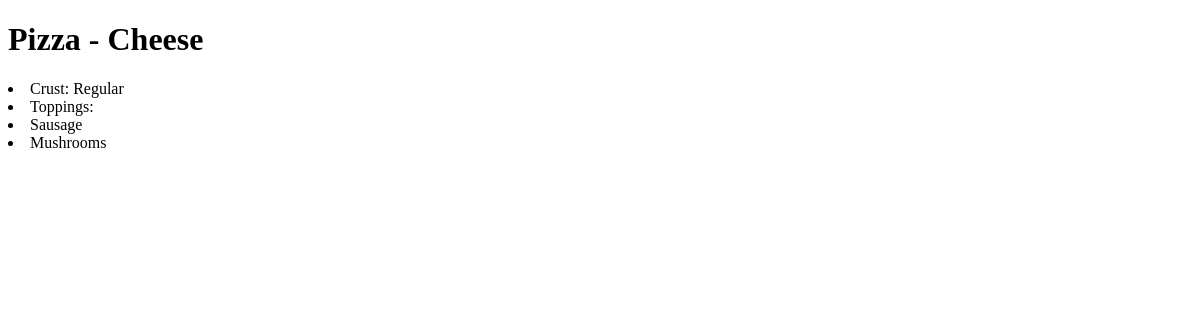
Before: /cart (signed in) with the older database file.
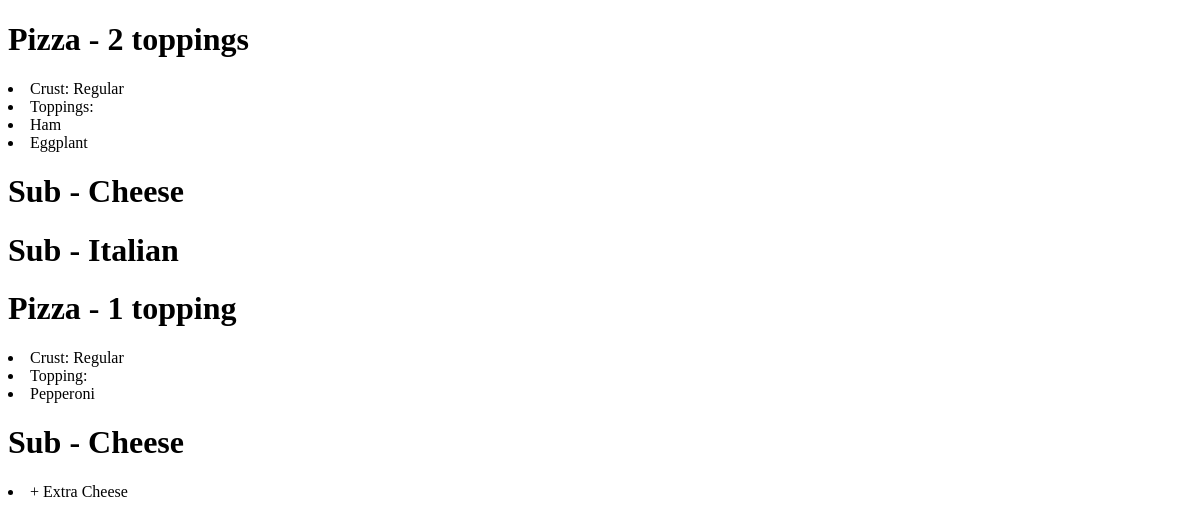
After: the same page with the newer database file.
### orders/models.py (models this page shows, shortened)
class CartItem(models.Model):
    user = models.ForeignKey(User, on_delete=models.CASCADE, related_name='cart')
    item = models.ForeignKey(Item, on_delete=models.CASCADE)
    quantity = models.IntegerField(default=1)
    toppings =models.ManyToManyField(Topping, blank=True, related_name='toppings') # For pizza
    extra = models.BooleanField(default=False) # For sub
    price = models.IntegerField(default=0)

class Item(models.Model):
    category = models.ForeignKey(Category, on_delete=models.CASCADE)
    name = models.CharField(max_length=64)
    S = 'Small'
    L = 'Large'
    SIZE_CHOICES = (
        (S, 'Small'),
        (L, 'Large')
    )
    size = models.CharField(max_length=8, choices=SIZE_CHOICES, blank=True)
    price = models.IntegerField(blank=True, default=0) # Blankable for Toppings

class Category(models.Model):
    PIZZA = 'Pizza'
    TOPPING = 'Topping'
    SUB = 'Sub'
    EXTRA = 'Extra'
    PASTA = 'Pasta'
    SALAD = 'Salad'
    DINNER = 'Dinner Platter'
    CATEGORY_CHOICES = (
        (PIZZA, 'Pizza'),
        (TOPPING, 'Topping'),
        (SUB, 'Sub menu'),
        (EXTRA, 'Extra'),
        (PASTA, 'Pasta'),
        (SALAD, 'Salad'),
        (DINNER, 'Dinner Platter')
    )
    name = models.CharField(max_length=16, choices=CATEGORY_CHOICES)
    class Meta:
        verbose_name = "Category"
        verbose_name_plural = "Categories"
    def __str__(self):
        return f"{self.name}"

class Pizza(Item):
    REGULAR = 'Regular'
    SICILIAN = 'Sicilian'
    CRUST_CHOICES = (
        (REGULAR, 'Regular'),
        (SICILIAN, 'Sicilian')
    )
    crust = models.CharField(max_length=8, choices=CRUST_CHOICES)
    max_toppings = models.IntegerField(default=0)

class Topping(Item):
    """Define toppings."""

### orders/views.py (the view)
# urls.py: path('cart', views.cart_list, name='cart'),
@login_required(login_url='/login')
def cart_list(request):
    cart_list = CartItem.objects.filter(user=request.user).all()
    context = {
        "cart_list": cart_list
    }
    return render(request, 'orders/cart.html', context)

### orders/templates/orders/cart.html
{% extends 'base_orders.html' %}
{% block body %}
{% if cart_list %}
<p>
    {% for cart_item in cart_list %}
        <h1>{{ cart_item.item.category }} - {{ cart_item.item.name }} {% if cart_item.item.size %}({{ cart_item.item.size }}){% endif %}</h1>
        {% if cart_item.item.category.name == 'Pizza' %}
            <li>Crust: {{ cart_item.item.pizza.crust }} </li>
            {% if cart_item.toppings.all|length >= 1 %}
                <li>Topping{{ cart_item.toppings.all|pluralize }}:
                {% for topping in cart_item.toppings.all %}
                    <li>{{ topping.name }}</li>
                {% endfor %}
                </li>
            {% endif %}
        {% elif cart_item.extra %}
            <li>+ Extra Cheese</li>
        {% endif %}
    {% endfor %}
</p>
{% else %}
    <div>No items in the cart.</div>
{% endif %}
{% endblock %}

Changed rows visible on the page:
removed CartItem: item.category "Pizza", item.name "Cheese", item.pizza.crust "Regular"
no longer on this page (row unchanged): Topping: name "Sausage", shown under "Pizza"
no longer on this page (row unchanged): Topping: name "Mushrooms", shown under "Pizza"
added CartItem: item.category "Pizza", item.name "2 toppings", item.pizza.crust "Regular"
now on this page (row unchanged): Topping: name "Ham", shown under "Pizza"
now on this page (row unchanged): Topping: name "Eggplant", shown under "Pizza"
added CartItem: item.category "Sub", item.name "Cheese"
added CartItem: item.category "Sub", item.name "Italian"
added CartItem: item.category "Pizza", item.name "1 topping", item.pizza.crust "Regular"
now on this page (row unchanged): Topping: name "Pepperoni", shown under "Pizza"
added CartItem: item.category "Sub", item.name "Cheese", extra "+ Extra Cheese"
